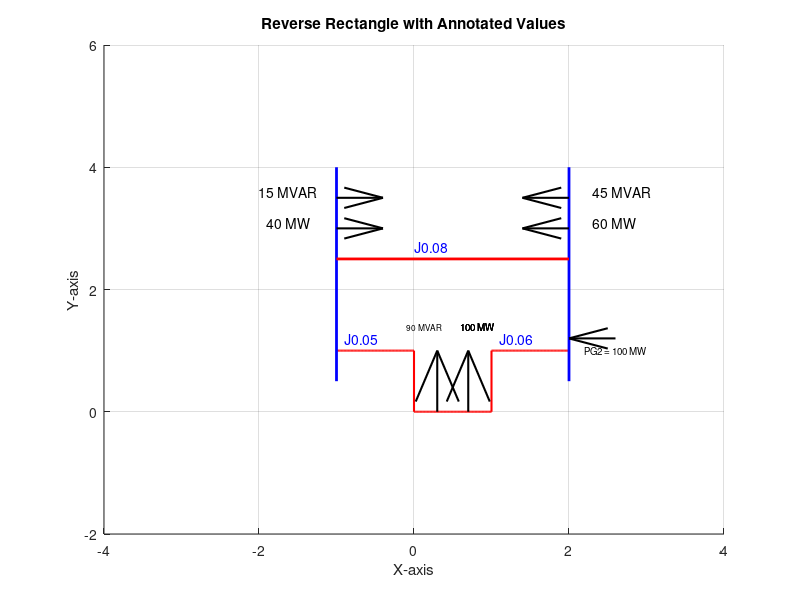

MATLAB code to generate this figure:
% Power System Parameters
clear
clc

% Impedance values between buses (in per-unit)
Z12 = 0 + 1i * 0.08; % Impedance between Bus 1 and Bus 2
Z13 = 0 + 1i * 0.05; % Impedance between Bus 1 and Bus 3
Z23 = 0 + 1i * 0.06; % Impedance between Bus 2 and Bus 3

% Calculate admittance values
y12 = 1 / Z12;
y13 = 1 / Z13;
y23 = 1 / Z23;

% Form the admittance matrix (Y-bus matrix)
Y = [
    y12 + y13, -y12,       -y13;
    -y12,      y12 + y23, -y23;
    -y13,     -y23,        y13 + y23
];

% Power data (in per-unit)
P = [0; (150 - 60) / 100; -100 / 100];    % Real power for each bus
Q = [0; 0; -90 / 100];                    % Reactive power

% Initial voltage magnitudes (in per-unit)
V = [1.025; 1.01; 1.0]; % Initial guess with Bus 1 as slack bus

% Maximum iterations for Gauss-Seidel
max_iter = 10;

% Gauss-Seidel Iteration
fprintf('Iteration Results:\n');
for iter = 1:max_iter
    V_prev = V; % Store previous iteration voltages

    % Update each bus voltage except for the slack bus (Bus 1)
    for i = 2:length(V)
        sum_YV = 0;
        for j = 1:length(V)
            if j ~= i
                sum_YV = sum_YV + Y(i,j) * V(j);
            end
        end
        V(i) = (1 / Y(i,i)) * ((P(i) - 1i * Q(i)) / conj(V(i)) - sum_YV);
    end
    
    % Calculate Q2 based on updated V2
    Q(2) = -abs(V(2))^2 * (imag(Y(2,1)) * abs(V(1)) * sin(angle(V(1) - V(2))) ...
                           + imag(Y(2,3)) * abs(V(3)) * sin(angle(V(3) - V(2))));

    % Calculate error in V2 (V2c) for this iteration
    V2c = abs(V(2)) - abs(V_prev(2));  % Error in voltage magnitude at Bus 2

    % Display results for this iteration
    fprintf('Iteration %d:\n', iter);
    fprintf('  V2 = %.4f + j%.4f (|V2| = %.4f, Angle = %.4f degrees)\n', real(V(2)), imag(V(2)), abs(V(2)), angle(V(2)) * (180/pi));
    fprintf('  V3 = %.4f + j%.4f (|V3| = %.4f, Angle = %.4f degrees)\n', real(V(3)), imag(V(3)), abs(V(3)), angle(V(3)) * (180/pi));
    fprintf('  Q2 = %.4f pu\n', Q(2));
    fprintf('  V2c (Error in V2) = %.4f pu\n\n', V2c);
end

% Final Results
disp('Final Voltage Magnitudes and Angles at each bus:');
for i = 1:length(V)
    fprintf('Bus %d: |V| = %.4f, Angle = %.4f degrees\n', i, abs(V(i)), angle(V(i)) * (180/pi));
end
disp('Final Q values:');
fprintf('Q2 = %.4f pu\n', Q(2));

% Calculate Line Currents and Power Flows
fprintf('\nLine Currents and Power Flows:\n');
line_losses = 0; % Initialize total line losses

% Initialize values
I12 = y12 * (V(1) - V(2));
I21 = -I12;

I13 = y13 * (V(1) - V(3));
I31 = -I13;

I23 = y23 * (V(2) - V(3));
I32 = -I23;

% Calculate power flows
S12 = V(1) * conj(I12);
S21 = V(2) * conj(I21);

S13 = V(1) * conj(I13);
S31 = V(3) * conj(I31);

S23 = V(2) * conj(I23);
S32 = V(3) * conj(I32);

% Calculate line losses
SL12 = S12 + S21;
SL13 = S13 + S31;
SL23 = S23 + S32;

% Display line current results
fprintf('I12 = %.4f + j%.4f pu\n', real(I12), imag(I12));
fprintf('I21 = %.4f + j%.4f pu\n', real(I21), imag(I21));
fprintf('I13 = %.4f + j%.4f pu\n', real(I13), imag(I13));
fprintf('I31 = %.4f + j%.4f pu\n', real(I31), imag(I31));
fprintf('I23 = %.4f + j%.4f pu\n', real(I23), imag(I23));
fprintf('I32 = %.4f + j%.4f pu\n', real(I32), imag(I32));

% Display power flow results
fprintf('\nPower Flows:\n');
fprintf('S12 = %.4f + j%.4f pu\n', real(S12), imag(S12));
fprintf('S21 = %.4f + j%.4f pu\n', real(S21), imag(S21));
fprintf('S13 = %.4f + j%.4f pu\n', real(S13), imag(S13));
fprintf('S31 = %.4f + j%.4f pu\n', real(S31), imag(S31));
fprintf('S23 = %.4f + j%.4f pu\n', real(S23), imag(S23));
fprintf('S32 = %.4f + j%.4f pu\n', real(S32), imag(S32));

% Display line losses
fprintf('\nLine Losses:\n');
fprintf('SL12 = %.4f + j%.4f pu\n', real(SL12), imag(SL12));
fprintf('SL13 = %.4f + j%.4f pu\n', real(SL13), imag(SL13));
fprintf('SL23 = %.4f + j%.4f pu\n', real(SL23), imag(SL23));

% Calculate P1 and Q1
P1 = real(S12 + S13);
Q1 = imag(S12 + S13);

% Display P1 and Q1
fprintf('\nP1 = %.4f pu\n', P1);
fprintf('Q1 = %.4f pu\n', Q1);

% Define time intervals
t1 = -1:0.01:0;
t2 = 0:0.01:1;
t3 = 1:0.01:2;
t = [t1 t2 t3];

% Draw a reverse rectangle
x1 = ones(size(t1));
x2 = zeros(size(t2));
x3 = ones(size(t3));
x = [x1, x2, x3];

figure;
hold on;

% Plot the reverse rectangle
plot(t, x, 'r', 'LineWidth', 1.5);

% Draw vertical lines
xL = [-1, -1]; % Starting and ending x-coordinates
yL = [0.5, 4]; % Starting and ending y-coordinates (vertical line)
plot(xL, yL, 'b-', 'LineWidth', 2);

xL = [2, 2]; % Starting and ending x-coordinates
yL = [0.5, 4]; % Starting and ending y-coordinates (vertical line)
plot(xL, yL, 'b-', 'LineWidth', 2);

% Draw upper horizontal line
xLU = [-1, 2]; % Starting and ending x-coordinates
yLU = [2.5, 2.5]; % Starting and ending y-coordinates (horizontal line)
plot(xLU, yLU, 'r-', 'LineWidth', 2);

% Draw  horizontal arrows using quiver
quiver(-1, 3, 0.6, 0, 0, 'k', 'LineWidth', 1.5, 'MaxHeadSize', 0.5); % Arrow at y=3  - (40 MW )
quiver(-1, 3.5, 0.6, 0, 0, 'k', 'LineWidth', 1.5, 'MaxHeadSize', 0.5); % Arrow at y=3.5 -  ( 15MVAR )

% Draw mirrored arrows
quiver(2, 3, -0.6, 0, 0, 'k', 'LineWidth', 1.5, 'MaxHeadSize', 0.5); % Mirrored arrow at y=3  (60 MW)
quiver(2, 3.5, -0.6, 0, 0, 'k', 'LineWidth', 1.5, 'MaxHeadSize', 0.5); % Mirrored arrow at y=3.5  (45 MVAR)

% Draw PG2 Arrow
quiver(2.6, 1.2, -0.6, 0, 0, 'k', 'LineWidth', 1.5, 'MaxHeadSize', 0.5); % Arrow at y=3

% Draw Vertical arrows 
quiver(0.3, 0, 0, 1, 0, 'k', 'LineWidth', 1.5, 'MaxHeadSize', 0.5); % Arrow at y=3
quiver(0.7, 0, 0, 1, 0, 'k', 'LineWidth', 1.5, 'MaxHeadSize', 0.5); % Arrow at y=3.5


% Add annotations
text(-1.9, 3.1, '40 MW', 'FontSize', 10, 'Color', 'k'); % Left arrow value lower
text(-2, 3.6, '15 MVAR', 'FontSize', 10, 'Color', 'k'); % Left arrow value upper
text(2.3, 3.1, '60 MW', 'FontSize', 10, 'Color', 'k'); % Right arrow value
text(2.3, 3.6, '45 MVAR', 'FontSize', 10, 'Color', 'k'); % Right arrow value
text(-0.1, 1.4, '90 MVAR', 'FontSize', 6, 'Color', 'k'); % Right arrow value
text(0.6, 1.4, '100 MW', 'FontSize', 7, 'Color', 'k'); % Right arrow value
text(2.2, 1, 'PG2 = 100 MW', 'FontSize', 7, 'Color', 'k'); % Right arrow value
% write text of z values
text(0.6, 1.4, '100 MW', 'FontSize', 7, 'Color', 'k'); % Right arrow value
text(0.6, 1.4, '100 MW', 'FontSize', 7, 'Color', 'k'); % Right arrow value
text(0.6, 1.4, '100 MW', 'FontSize', 7, 'Color', 'k'); % Right arrow value
% Node labels
text(0, 2.7, 'J0.08', 'FontSize', 10, 'Color', 'b');
text(-0.9, 1.2, 'J0.05', 'FontSize', 10, 'Color', 'b');
text(1.1, 1.2, 'J0.06', 'FontSize', 10, 'Color', 'b');

% Add grid, labels, and title
axis([-4 4 -2 6]);
grid on;
xlabel('X-axis');
ylabel('Y-axis');
title('Reverse Rectangle with Annotated Values');
hold off;
